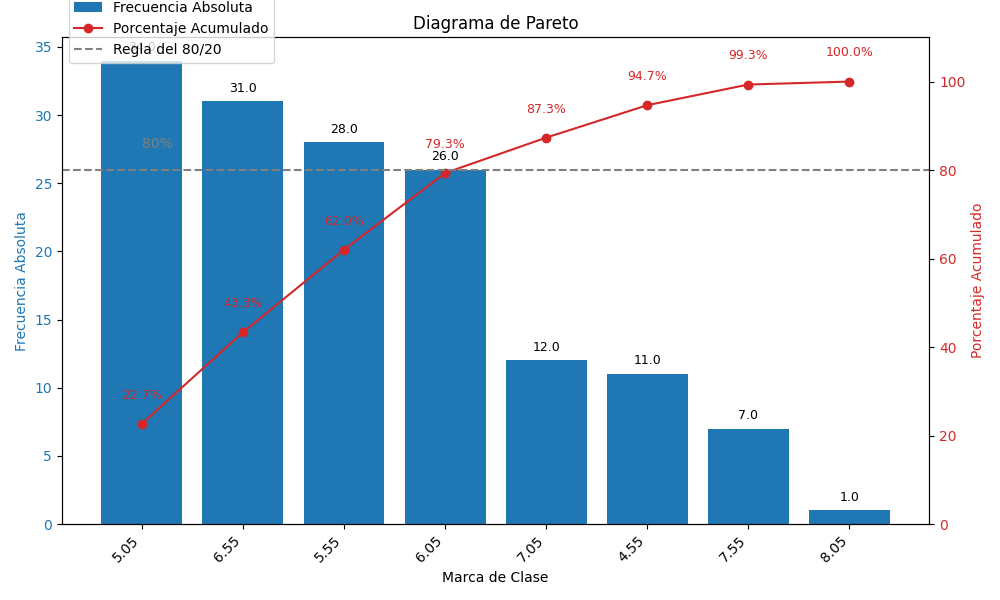
#> input picture Estadistica Aplicada/Parcial01/tarea01/pareto_chart.png, 1000 x 600 px
$ python lineal-trans.py '../Estadistica Aplicada/Parcial01/tarea01/pareto_chart.png'
#> lines starting #> are read from the running program, lines starting #| are printed output that depends on the picture
import numpy as np
import cv2
import sys

imagen=cv2.imread(sys.argv[1], cv2.IMREAD_GRAYSCALE)
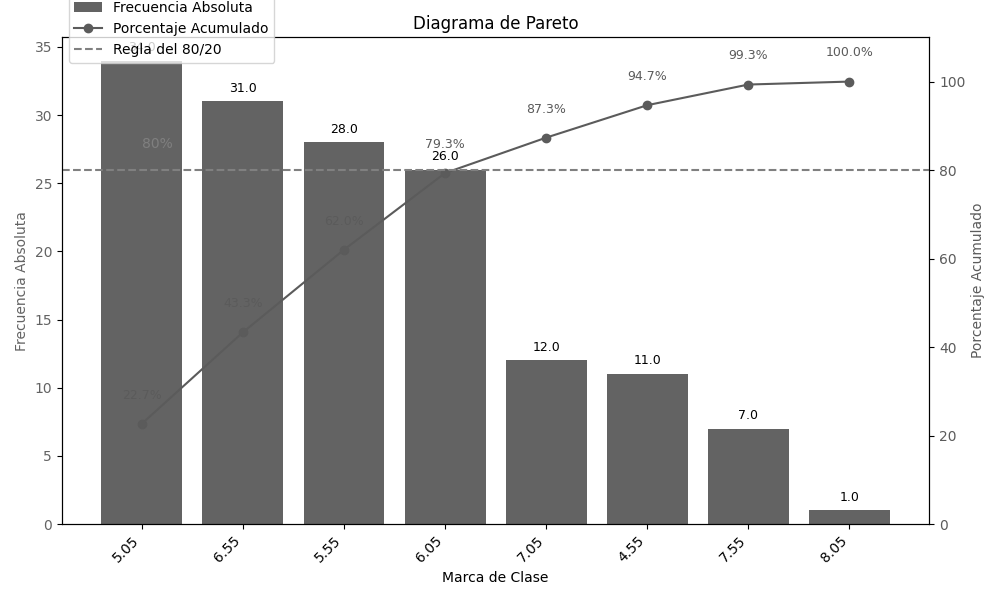
#> imagen: shape (600, 1000); min 0, max 255, mean 208.1
#print("imagen. shape=", imagen. shape)
#invertir la imagen
imagen=255-imagen
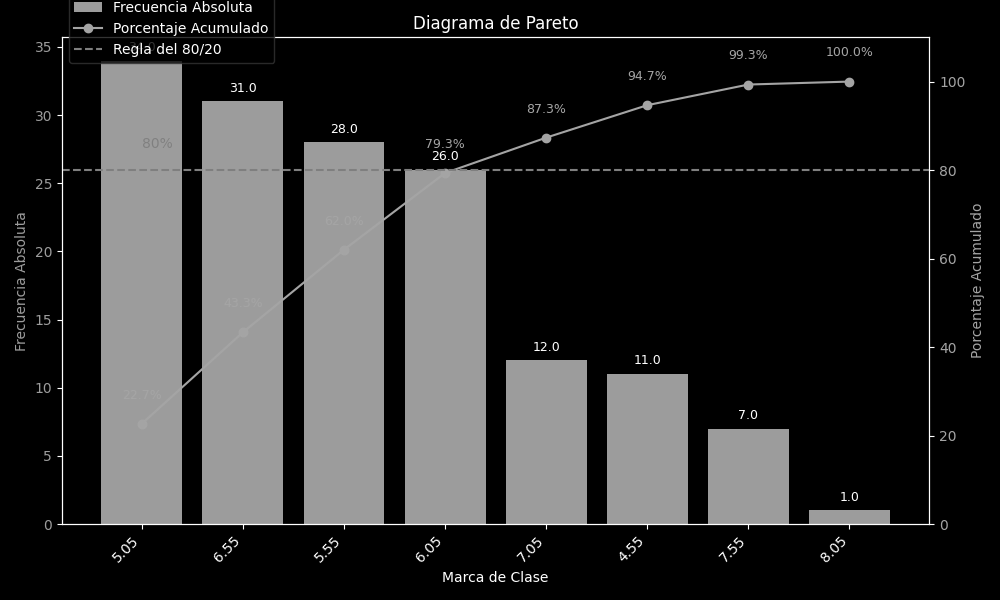
#> imagen: shape (600, 1000); min 0, max 255, mean 46.9
#mostrar la imagen
cv2.imshow("imagen", imagen)
cv2.waitKey(0)
cv2.destroyAllWindows()

T=np.array(imagen)

#print ("T=", T)
S,V,D=np.linalg.svd(T)
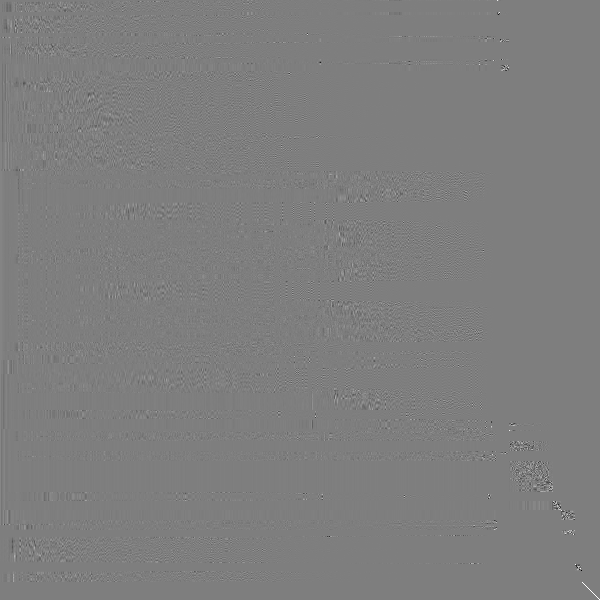
#> S: shape (600, 600) float64; min -0.987, max 1, mean 8.38e-05; drawn with min black and max white
#> V = 600 values, max 59335 at index 0, min 5.73e-12 at index 498, mean 479

V=np.diag(V)

print("V=", V)
#> (printed output is left out)
